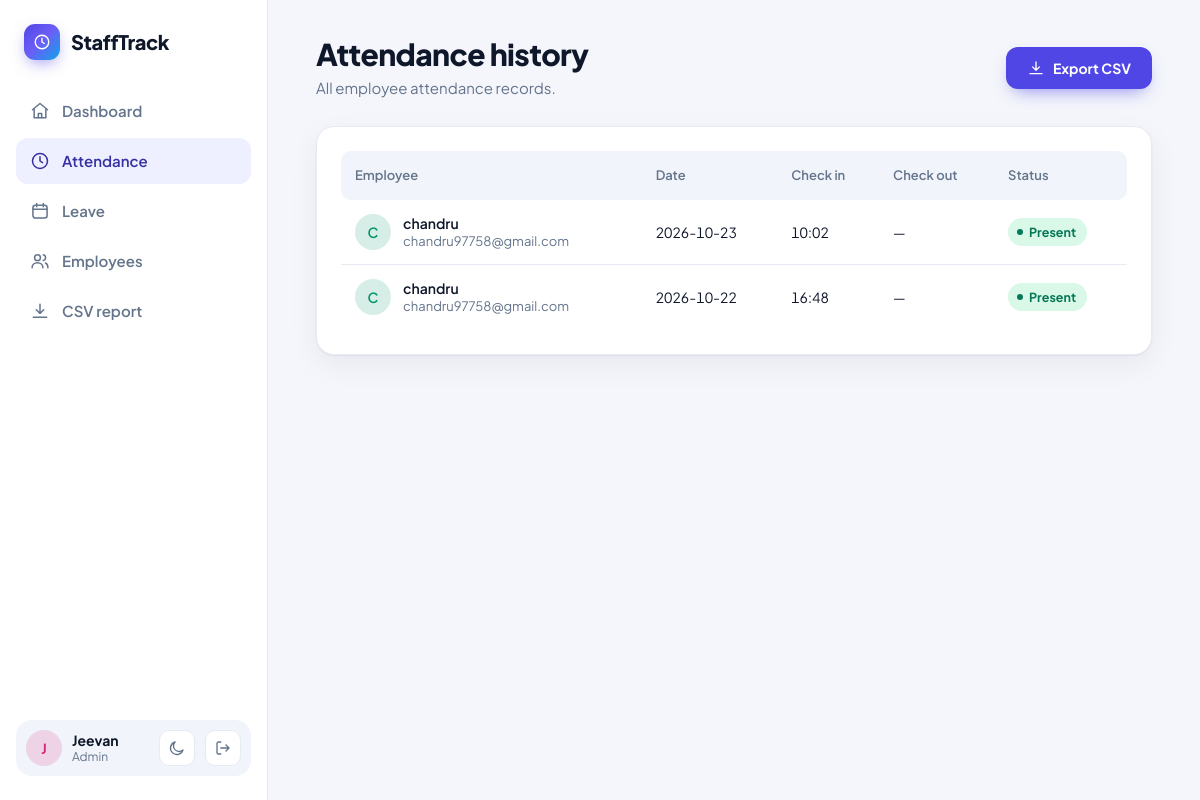
The app's page /attendance (signed in) with its own data.
### tables this page shows
CREATE TABLE users (
        id INTEGER PRIMARY KEY AUTOINCREMENT,
        name TEXT NOT NULL,
        email TEXT NOT NULL UNIQUE COLLATE NOCASE,
        password_hash TEXT NOT NULL,
        role TEXT NOT NULL CHECK(role IN ('admin','employee')) DEFAULT 'employee',
        is_active INTEGER NOT NULL DEFAULT 1,
        created_at TEXT NOT NULL DEFAULT CURRENT_TIMESTAMP
    );

CREATE TABLE attendance (
        id INTEGER PRIMARY KEY AUTOINCREMENT,
        user_id INTEGER NOT NULL REFERENCES users(id),
        work_date TEXT NOT NULL,
        check_in TEXT,
        check_out TEXT,
        status TEXT NOT NULL DEFAULT 'present'
            CHECK(status IN ('present','absent','half_day','on_leave')),
        created_at TEXT NOT NULL DEFAULT CURRENT_TIMESTAMP,
        UNIQUE(user_id, work_date)
    );

### app.py (the view)
@app.route("/attendance")
@login_required
def attendance_history():
    db = get_db()
    if session["role"] == "admin":
        records = db.execute("""
            SELECT a.work_date,a.check_in,a.check_out,a.status,u.name,u.email
            FROM attendance a JOIN users u ON u.id=a.user_id
            ORDER BY a.work_date DESC,u.name LIMIT 1000
        """).fetchall()
    else:
        records = db.execute("""
            SELECT work_date,check_in,check_out,status,NULL AS name,NULL AS email
            FROM attendance WHERE user_id=? ORDER BY work_date DESC LIMIT 200
        """, (session["user_id"],)).fetchall()
    return render_template("attendance.html", records=records)

### app.py (called while the page is built)
def get_db():
    if "db" not in g:
        g.db = sqlite3.connect(DATABASE, timeout=10)
        g.db.row_factory = sqlite3.Row
        g.db.execute("PRAGMA foreign_keys = ON")
    return g.db

@app.before_request
def csrf_protect():
    if request.method == "POST":
        token = session.get("_csrf_token")
        submitted = request.form.get("_csrf_token")
        if not token or not submitted or not secrets.compare_digest(token, submitted):
            abort(400, description="Invalid or missing security token. Refresh the page and try again.")

@app.context_processor
def inject_csrf_token():
    def csrf_token():
        if "_csrf_token" not in session:
            session["_csrf_token"] = secrets.token_urlsafe(32)
        return session["_csrf_token"]
    return {"csrf_token": csrf_token}

@app.after_request
def security_headers(response):
    response.headers["X-Content-Type-Options"] = "nosniff"
    response.headers["X-Frame-Options"] = "DENY"
    response.headers["Referrer-Policy"] = "strict-origin-when-cross-origin"
    response.headers["Cache-Control"] = "no-store"
    return response

def login_required(view):
    @wraps(view)
    def wrapped(*args, **kwargs):
        if "user_id" not in session:
            return redirect(url_for("login"))
        return view(*args, **kwargs)
    return wrapped

### templates/attendance.html (shortened to what this page needs)
{% extends "base.html" %}
{% from "_ui.html" import icon, avatar %}
{% block content %}
<div class="page-heading"><div><h1>Attendance history</h1><p class="muted">{% if session.get('role') == 'admin' %}All employee attendance records.{% else %}Your latest attendance records.{% endif %}</p></div>{% if session.get('role') == 'admin' %}<a class="btn btn-primary" href="{{ url_for('attendance_csv') }}">{{ icon('download', 18) }}Export CSV</a>{% endif %}</div>
<section class="panel"><div class="table-wrap"><table><thead><tr>{% if session.get('role') == 'admin' %}<th>Employee</th>{% endif %}<th>Date</th><th>Check in</th><th>Check out</th><th>Status</th></tr></thead><tbody>
{% for row in records %}<tr>{% if session.get('role') == 'admin' %}<td><div class="person">{{ avatar(row.name) }}<div><span>{{ row.name }}</span><small>{{ row.email }}</small></div></div></td>{% endif %}<td class="num">{{ row.work_date }}</td><td class="num">{{ row.check_in[11:16] if row.check_in else '—' }}</td><td class="num">{{ row.check_out[11:16] if row.check_out else '—' }}</td><td><span class="pill {{ row.status }}">{{ row.status|replace('_',' ') }}</span></td></tr>{% else %}<tr><td colspan="5" class="empty">No attendance records found.</td></tr>{% endfor %}
</tbody></table></div></section>
{% endblock %}

### templates/base.html (shortened to what this page needs)
{% from "_ui.html" import icon, avatar %}
<!doctype html>
<html lang="en">
<head>
  <link rel="stylesheet" href="{{ url_for('static', filename='style.css') }}">
</head>
<body class="{{ 'app' if session.get('user_id') else 'guest' }}">
{% if session.get('user_id') %}
<aside class="rail">
  <a class="brand" href="{{ url_for('dashboard') }}"><span class="brand-mark">{{ icon('clock', 18) }}</span><span>StaffTrack</span></a>
  <nav aria-label="Main">
    <a href="{{ url_for('dashboard') }}" {% if request.endpoint == 'dashboard' %}class="is-active" aria-current="page"{% endif %}>{{ icon('home') }}<span>Dashboard</span></a>
    <a href="{{ url_for('attendance_history') }}" {% if request.endpoint == 'attendance_history' %}class="is-active" aria-current="page"{% endif %}>{{ icon('clock') }}<span>Attendance</span></a>
    <a href="{{ url_for('leave') }}" {% if request.endpoint == 'leave' %}class="is-active" aria-current="page"{% endif %}>{{ icon('calendar') }}<span>Leave</span></a>
    {% if session.get('role') == 'admin' %}
    <a href="{{ url_for('employees') }}" {% if request.endpoint == 'employees' %}class="is-active" aria-current="page"{% endif %}>{{ icon('users') }}<span>Employees</span></a>
    <a href="{{ url_for('attendance_csv') }}">{{ icon('download') }}<span>CSV report</span></a>
    {% endif %}
  </nav>
  <div class="account">
    {{ avatar(session.get('name')) }}
    <div class="who"><strong>{{ session.get('name') }}</strong><span>{{ session.get('role')|capitalize }}</span></div>
    <button class="icon-btn" type="button" data-theme-toggle aria-label="Switch light or dark theme"><span class="t-sun">{{ icon('sun', 18) }}</span><span class="t-moon">{{ icon('moon', 18) }}</span></button>
    <form method="post" action="{{ url_for('logout') }}"><input type="hidden" name="_csrf_token" value="{{ csrf_token() }}"><button class="icon-btn" type="submit" aria-label="Log out">{{ icon('logout', 18) }}</button></form>
  </div>
</aside>
{% endif %}
<main class="stage">
  {% block content %}{% endblock %}
</main>
</body></html>

### templates/_ui.html
{% macro icon(name, size=20) -%}
<svg class="ic" width="{{ size }}" height="{{ size }}" viewBox="0 0 24 24" fill="none" stroke="currentColor" stroke-width="1.8" stroke-linecap="round" stroke-linejoin="round" aria-hidden="true">
{%- if name == 'home' %}<path d="M3 10.5 12 3l9 7.5"/><path d="M5 9.5V20h14V9.5"/><path d="M10 20v-5h4v5"/>
{%- elif name == 'clock' %}<circle cx="12" cy="12" r="9"/><path d="M12 7v5l3 2"/>
{%- elif name == 'calendar' %}<rect x="3.5" y="5" width="17" height="15.5" rx="3"/><path d="M8 3v4M16 3v4M3.5 10h17"/>
{%- elif name == 'users' %}<circle cx="9" cy="8" r="3.5"/><path d="M2.5 20c0-3.6 2.9-6 6.5-6s6.5 2.4 6.5 6"/><path d="M16 4.6a3.5 3.5 0 0 1 0 6.8M18.5 14.4c1.8.8 3 2.6 3 5.6"/>
{%- elif name == 'download' %}<path d="M12 4v11M7.5 10.5 12 15l4.5-4.5"/><path d="M4 19.5h16"/>
{%- elif name == 'logout' %}<path d="M9 4H6a2 2 0 0 0-2 2v12a2 2 0 0 0 2 2h3"/><path d="M16 8l4 4-4 4M20 12H9"/>
{%- elif name == 'login' %}<path d="M15 4h3a2 2 0 0 1 2 2v12a2 2 0 0 1-2 2h-3"/><path d="M10 8l4 4-4 4M14 12H3"/>
{%- elif name == 'sun' %}<circle cx="12" cy="12" r="4"/><path d="M12 2.5v2M12 19.5v2M4.2 4.2l1.4 1.4M18.4 18.4l1.4 1.4M2.5 12h2M19.5 12h2M4.2 19.8l1.4-1.4M18.4 5.6l1.4-1.4"/>
{%- elif name == 'moon' %}<path d="M20 14.5A8.5 8.5 0 1 1 9.5 4a7 7 0 0 0 10.5 10.5z"/>
{%- elif name == 'inbox' %}<path d="M4 13l2.5-8h11L20 13v6a1 1 0 0 1-1 1H5a1 1 0 0 1-1-1z"/><path d="M4 13h4.5l1 2.5h5l1-2.5H20"/>
{%- elif name == 'plus' %}<path d="M12 5v14M5 12h14"/>
{%- elif name == 'check' %}<path d="M5 12.5l4.5 4.5L19 7.5"/>
{%- elif name == 'hourglass' %}<path d="M6 3h12M6 21h12"/><path d="M7 3v3.5a5 5 0 0 0 2 4l3 1.5-3 1.5a5 5 0 0 0-2 4V21M17 3v3.5a5 5 0 0 1-2 4L12 12l3 1.5a5 5 0 0 1 2 4V21"/>
{%- endif %}</svg>
{%- endmacro %}
{% macro avatar(name) -%}<span class="avatar av{{ 'ABCDEFGHIJKLMNOPQRSTUVWXYZ'.find((name or '?')[0]|upper) % 5 }}" aria-hidden="true">{{ (name or '?')[0]|upper }}</span>{%- endmacro %}

### records on screen
attendance: name "chandru", email "chandru97758@gmail.com", work_date "2026-10-23", check_in "10:02", check_out "—", status "Present"
users: name "C"
attendance: name "chandru", email "chandru97758@gmail.com", work_date "2026-10-22", check_in "16:48", check_out "—", status "Present"

### other values on screen
{{ (name or '?')[0]|upper }} "J"
{{ session.get('name') }} "Jeevan"
{{ session.get('role')|capitalize }} "Admin"
